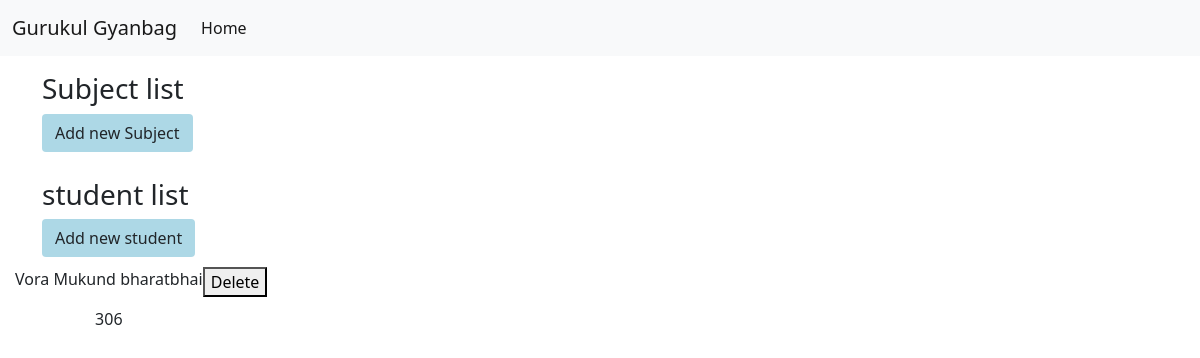
The page /2 on the database as committed earlier.
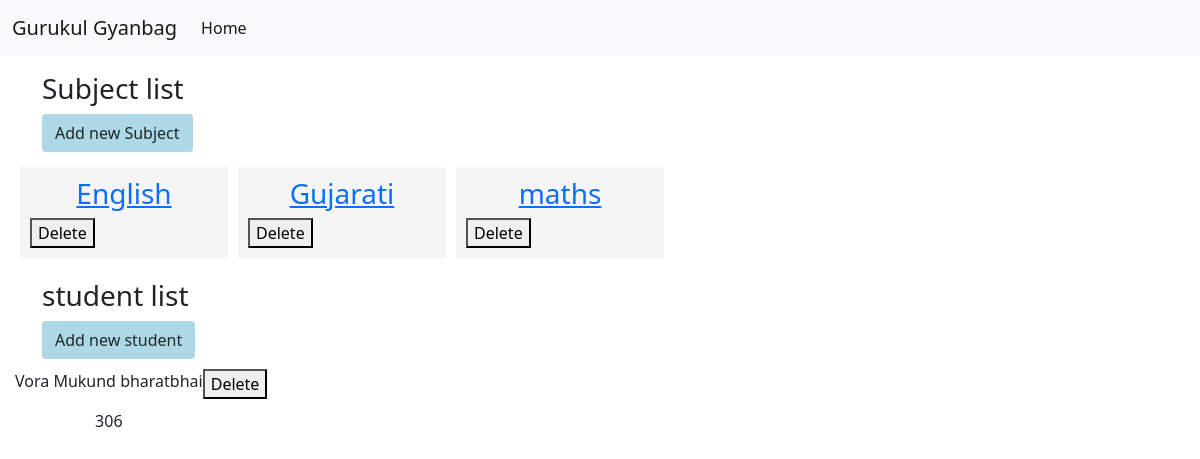
The same page on the database as committed later.
### marksApp/models.py (models this page shows, shortened)
class studentInfo(models.Model):
    HR_No = models.CharField(max_length=20,primary_key=True)
    first_name=models.CharField(max_length=50)
    Middle_name=models.CharField(max_length=50)
    Last_name=models.CharField(max_length=50)
    Room_No=models.CharField(max_length=10)
    studentStd=models.ForeignKey(Standerd, on_delete=models.CASCADE)

class subject(models.Model):
    id=models.AutoField(primary_key=True)
    subject_Name=models.CharField(max_length=30)
    subjectStd=models.ForeignKey(Standerd, on_delete=models.CASCADE)

### marksApp/views.py (the view, shortened to what this page needs)
# urls.py: path("<int:StanderdId>", views.standerdHandling, name='StanderdHandling'),
def standerdHandling(request,StanderdId):
    subForm = subjectForm()
    stdForm=studentForm()
    if request.POST.get("deleteSubject"):
        subject.objects.filter(id=request.POST.get("deleteSubject")).delete()
    if request.POST.get("deleteStudent"):
        studentInfo.objects.filter(HR_No=request.POST.get("deleteStudent")).delete()
    allSubject = subject.objects.filter(subjectStd=StanderdId)
    allStudent = studentInfo.objects.filter(studentStd=StanderdId)
    context={'allSubject':allSubject,'subjectForm':subForm,'StanderdId':StanderdId,'studentForm':stdForm, 'allStudent':allStudent, }
    return render(request, 'MarksApp/standerdDetails.html',context)

### marksApp/templates/MarksApp/standerdDetails.html (shortened to what this page needs)
{% extends "MarksApp/base.html" %}
{% block body %}
<div class="container mt-3">
  <div class="row">
    <div class="col-10.5 mr-auto">
      <h3 class="h3Crop" >Subject list</h3>
    </div>
    <div class="col-1.5">
<button type="button" class="btn mr-2 " style="background-color:lightblue" data-toggle="modal" data-target="#subjectModal">
Add new Subject
</button>
    </div>
  </div>
</div>
<div class="containerCrop">
  <div class="rowCrop">
      {% for Subject in allSubject %}
     <a href="/{{Standerd.Id}}/{{Subject.id}}"> <div class="colCrop">
          <center><h3>{{Subject.subject_Name}}</h3>
      </center>
    <form action="/{{StanderdId}}" method="POST">
    <button type=submit name='deleteSubject' value='{{Subject.id}}'>Delete</button>
    </form>
    </a>
      </div>
      {% endfor %}
  </div>
</div>
<div class="container mt-3">
  <div class="row">
    <div class="col-10.5 mr-auto">
      <h3 class="h3Crop" >student list</h3>
    </div>
    <div class="col-1.5">
<button type="button" class="btn mr-2 " style="background-color:lightblue" data-toggle="modal" data-target="#studentModal">
Add new student
</button>
    </div>
  </div>
</div>
<div class="containerCrop">
  <div class="rowCrop">
      {% for Student in allStudent %}
          <center><p>{{Student.first_name}}  {{Student.Middle_name}}  {{Student.Last_name}}</p>
          <p>{{Student.Room_No}}</p>
      </center>
    <form action="/{{StanderdId}}" method="POST">
    <button type=submit name='deleteStudent' value='{{Student.HR_No}}'>Delete</button>
    </form>
      </div>
      {% endfor %}
  </div>
{% endblock  %}

### marksApp/templates/MarksApp/base.html (shortened to what this page needs)
<!DOCTYPE html>
<html>
    <head>
        <link href="https://cdn.jsdelivr.net/npm/bootstrap@5.0.2/dist/css/bootstrap.min.css" rel="stylesheet">
    </head>
    <body>
      <nav class="navbar navbar-expand-lg navbar-light bg-light">
  <div class="container-fluid">
    <a class="navbar-brand" href="#">Gurukul Gyanbag</a>
    <div class="collapse navbar-collapse" id="navbarSupportedContent">
      <ul class="navbar-nav me-auto mb-2 mb-lg-0">
        <li class="nav-item">
          <a class="nav-link active" aria-current="page" href="/">Home</a>
        </li>
      </ul>
    </div>
  </div>
</nav>
{% block body %}{% endblock %}
    </body>
</html>

### marksApp/templates/MarksApp/standerdDetails.html (style rules this page uses)
.colCrop { width: 208px; -ms-flex-preferred-size: 0; -ms-flex-positive: 1; background: whitesmoke; padding: 10px; margin: 5px; }
.rowCrop { display: -webkit-box; display: -ms-flexbox; display: flex; -ms-flex-wrap: wrap; flex-wrap: wrap; margin:10px 15px; }
.containerCrop { max-width: 100%; }

Rows that differ between the two databases and show on the page:
added subject: subject_Name "English", {{ Subject.id }} 3 (drawn)
added subject: subject_Name "Gujarati", {{ Subject.id }} 5 (drawn)
added subject: subject_Name "maths", {{ Subject.id }} 6 (drawn)
